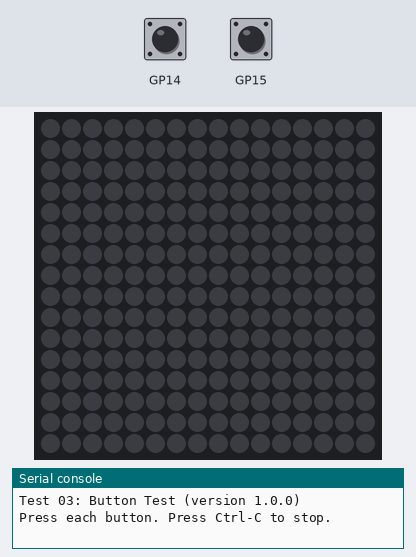
This program was run on a simulated Raspberry Pi Pico running MicroPython. Parts: 16×16 RGB LED matrix (first LED top left, wired row by row, every second row reversed), the last lines printed to the serial console. The test bench sets the inputs (shaded band); at power-on: GP14 HIGH, GP15 HIGH. Dim RGB values are drawn brighter than linear.

Above: at 1.2 s.
1.3 s: GP14 pulled LOW for 0.15 s
2.9 s: GP15 pulled LOW for 0.15 s
4.5 s: GP15 pulled LOW for 3.2 s
9.2 s: GP14 pulled LOW for 3.2 s
13.9 s: GP14 driven LOW and GP15 driven LOW
At 14.8 s:
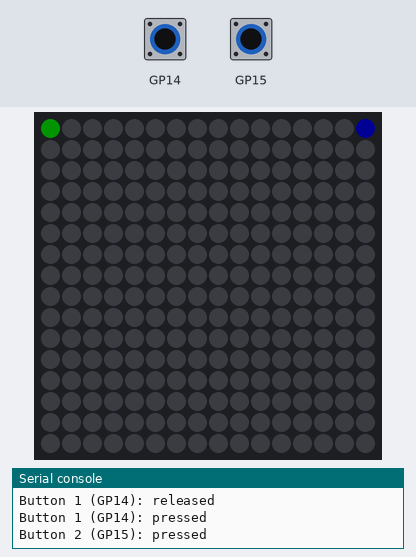
Timing chart, 0 to 16.4 s (numbered marks = the images above; inputs shaded):
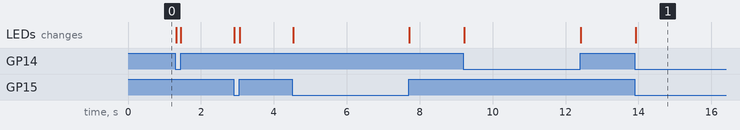

Measured:
- after the input at 13.9 s, the LEDs: change at once (image 1)

The program:

03-button-test.py
```python
# Test 03: Button Test
# Filename: 03-button-test.py
# Version: 1.0.0
#
# Prints a message when each button is pressed or released, and lights
# a corner pixel while the button is held.
# Not yet tested on hardware.

from machine import Pin
from neopixel import NeoPixel
from utime import sleep
import config

print("Test 03: Button Test (version 1.0.0)")

# hardware settings from config.py
NEOPIXEL_PIN = config.NEOPIXEL_PIN
NUMBER_PIXELS = config.NUMBER_PIXELS
MATRIX_WIDTH = config.MATRIX_WIDTH
BUTTON_PIN_1 = config.BUTTON_PIN_1
BUTTON_PIN_2 = config.BUTTON_PIN_2

strip = NeoPixel(Pin(NEOPIXEL_PIN), NUMBER_PIXELS)

# the buttons connect the pin to GND, so a press reads 0
button1 = Pin(BUTTON_PIN_1, Pin.IN, Pin.PULL_UP)
button2 = Pin(BUTTON_PIN_2, Pin.IN, Pin.PULL_UP)

# button 1 lights the first pixel, button 2 lights the last pixel of the first row
PIXEL_1 = 0
PIXEL_2 = MATRIX_WIDTH - 1

last1 = 1
last2 = 1
print("Press each button. Press Ctrl-C to stop.")
while True:
    now1 = button1.value()
    now2 = button2.value()
    if now1 != last1:
        print("Button 1 (GP%d):" % BUTTON_PIN_1, "pressed" if now1 == 0 else "released")
        last1 = now1
    if now2 != last2:
        print("Button 2 (GP%d):" % BUTTON_PIN_2, "pressed" if now2 == 0 else "released")
        last2 = now2
    strip[PIXEL_1] = (0, 20, 0) if now1 == 0 else (0, 0, 0)
    strip[PIXEL_2] = (0, 0, 20) if now2 == 0 else (0, 0, 0)
    strip.write()
    sleep(0.02)
```

config.py
```python
# Moving Rainbow Configuration file
# Filename: config.py
# Version: 1.0.0
#
# This file contains the hardware configuration for the Tilt-a-Rainbow
# kit. It is imported by each program.

# 16x16 NeoPixel matrix (256 pixels)
NEOPIXEL_PIN = 0
MATRIX_WIDTH = 16
MATRIX_HEIGHT = 16
NUMBER_PIXELS = MATRIX_WIDTH * MATRIX_HEIGHT
# Many 16x16 panels are wired in a zig-zag: row 0 runs left to right,
# row 1 runs right to left, and so on. This panel is NOT: every row runs
# left to right. (Test 10 showed it: with True, the two rows of the dot
# moved in opposite directions.) Run 06-walk-pixels.py to see the pixel order.
SERPENTINE = False

# Largest color number that is safe when ALL 256 pixels are lit at once.
# 256 pixels at (8, 8, 8) draw about 480 mA, close to what a USB port supplies.
# Programs that light only a few pixels can use bigger numbers.
LEVEL = 8

# Two mode buttons, each wired from its GPIO pin to GND
BUTTON_PIN_1 = 14
BUTTON_PIN_2 = 15

# Accelerometer on I2C bus 0 (GP16 is SDA, GP17 is SCL)
# LIS3DH accelerometer. 0x19 is the usual address (0x18 if SDO is tied to GND).
# Run 02-probe.py to check.
ACCEL_I2C_ID = 0
ACCEL_SDA_PIN = 16
ACCEL_SCL_PIN = 17
ACCEL_ADDRESS = 0x19
```
